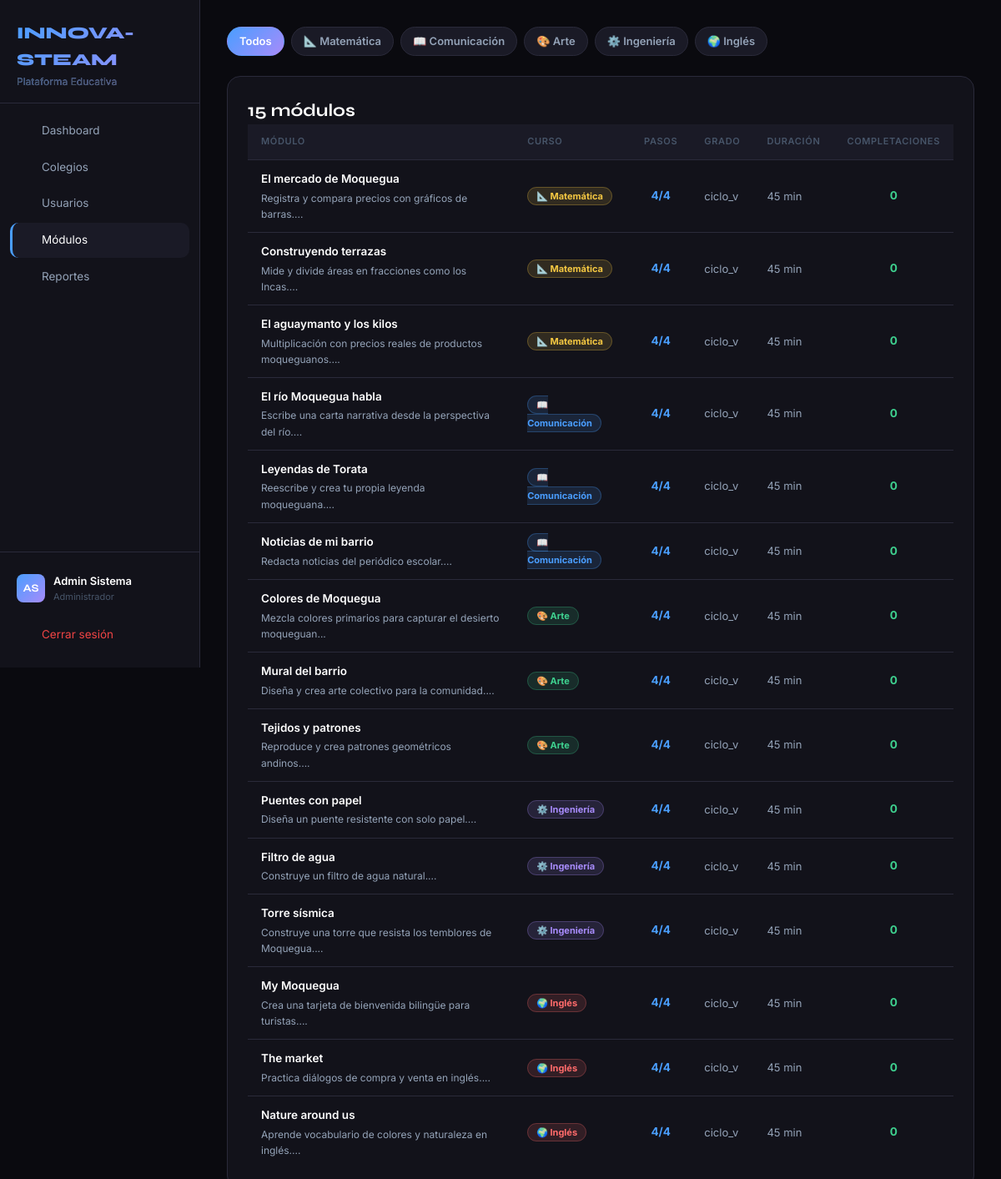
/admin/modulos.php (signed in), run on an earlier commit of the app's database.
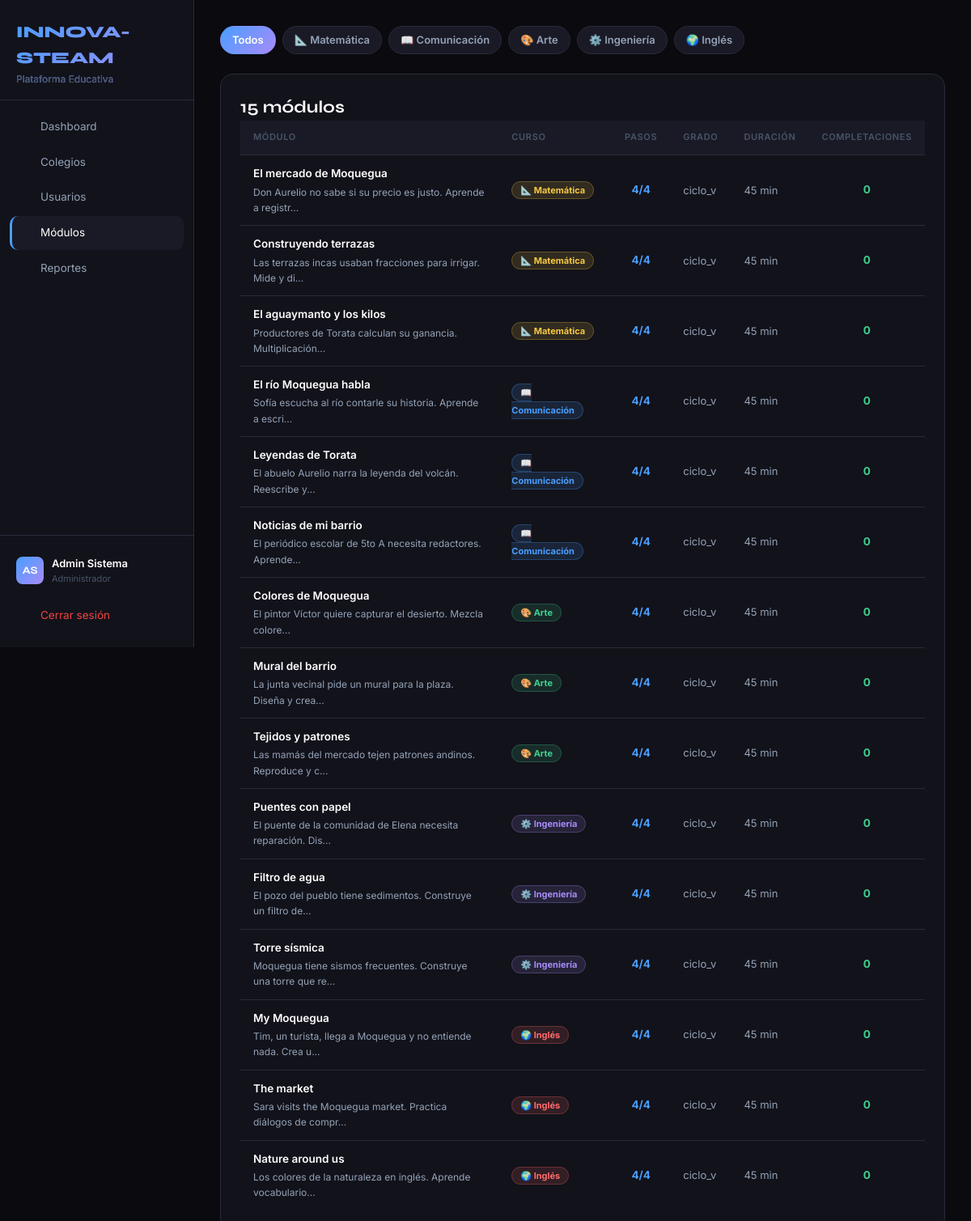
And on a later commit of the database.
### tables this page shows
CREATE TABLE cursos (
  id                  INT UNSIGNED AUTO_INCREMENT PRIMARY KEY,
  nombre              VARCHAR(100) NOT NULL,
  slug                VARCHAR(80)  NOT NULL UNIQUE,
  color_hex           VARCHAR(10),
  icono               VARCHAR(10),
  descripcion         TEXT,
  competencias_cneb   TEXT,
  activo              TINYINT(1)   NOT NULL DEFAULT 1
);

CREATE TABLE modulos (
  id                  INT UNSIGNED AUTO_INCREMENT PRIMARY KEY,
  curso_id            INT UNSIGNED NOT NULL,
  titulo              VARCHAR(200) NOT NULL,
  descripcion         TEXT,
  grado_ciclo         ENUM('ciclo_v','ambos') NOT NULL DEFAULT 'ciclo_v',
  minutos_estimados   INT          NOT NULL DEFAULT 45,
  orden               INT          NOT NULL DEFAULT 0,
  activo              TINYINT(1)   NOT NULL DEFAULT 1,
  created_at          TIMESTAMP    NOT NULL DEFAULT CURRENT_TIMESTAMP,
  CONSTRAINT fk_modulos_curso FOREIGN KEY (curso_id) REFERENCES cursos(id) ON DELETE CASCADE
);

### includes/config.php (called while the page is built, shortened)
<?php
function currentUser(): array
{
    return $_SESSION['usuario'] ?? [];
}
function currentRole(): string
{
    return $_SESSION['rol'] ?? '';
}
function sanitize(string $val): string
{
    return htmlspecialchars(trim($val), ENT_QUOTES, 'UTF-8');
}

### admin/modulos.php (the view, shortened to what this page needs)
<?php
require_once '../includes/config.php';
$pdo = getDB();
$cursoId = (int)($_GET['curso'] ?? 0);
$cursos = $pdo->query("SELECT * FROM cursos WHERE activo=1 ORDER BY id")->fetchAll();
$where = $cursoId ? 'WHERE m.curso_id=?' : 'WHERE 1=1';
$params = $cursoId ? [$cursoId] : [];
$modulos = $pdo->prepare("
    SELECT m.*, c.nombre as curso_nombre, c.color_hex, c.icono,
           COUNT(DISTINCT mp.id) as pasos_count,
           COUNT(DISTINCT pe.id) as completaciones
    FROM modulos m
    JOIN cursos c ON c.id=m.curso_id
    LEFT JOIN modulo_pasos mp ON mp.modulo_id=m.id
    LEFT JOIN progreso_estudiante pe ON pe.modulo_id=m.id AND pe.completado=1
    $where
    GROUP BY m.id
    ORDER BY m.curso_id, m.orden
");
$modulos->execute($params);
$modulos = $modulos->fetchAll();
$activeNav = 'modulos';
require_once '../includes/header.php';
?>
<div class="page-content">
  <div style="display:flex; gap:8px; margin-bottom:24px; flex-wrap:wrap;">
    <a href="modulos.php" style="text-decoration:none;">
      <span style="display:inline-flex; align-items:center; padding:6px 14px; border-radius:20px; font-size:13px; font-weight:600; background:<?= !$cursoId?'linear-gradient(135deg,var(--blue),var(--purple))':'var(--bg-elevated)' ?>; color:<?= !$cursoId?'#fff':'var(--text-secondary)' ?>; border:1px solid <?= !$cursoId?'transparent':'var(--bg-border)' ?>;">
        Todos
      </span>
    </a>
    <?php foreach ($cursos as $c): ?>
    <a href="modulos.php?curso=<?= $c['id'] ?>" style="text-decoration:none;">
      <span style="display:inline-flex; align-items:center; gap:6px; padding:6px 14px; border-radius:20px; font-size:13px; font-weight:600; background:<?= $cursoId==$c['id']?$c['color_hex'].'33':'var(--bg-elevated)' ?>; color:<?= $cursoId==$c['id']?$c['color_hex']:'var(--text-secondary)' ?>; border:1px solid <?= $cursoId==$c['id']?$c['color_hex'].'55':'var(--bg-border)' ?>;">
        <?= $c['icono'] ?> <?= sanitize($c['nombre']) ?>
      </span>
    </a>
    <?php endforeach; ?>
  </div>
  <div class="card">
    <div class="card-header">
      <h2 class="card-title"><?= count($modulos) ?> módulos</h2>
    </div>
    <div class="table-wrapper">
      <table>
        <thead><tr><th>Módulo</th><th>Curso</th><th>Pasos</th><th>Grado</th><th>Duración</th><th>Completaciones</th></tr></thead>
        <tbody>
          <?php foreach ($modulos as $m): ?>
          <tr>
            <td>
              <div style="font-weight:600; color:var(--text-primary);"><?= sanitize($m['titulo']) ?></div>
              <div style="font-size:12px; color:var(--text-secondary); margin-top:2px;"><?= sanitize(substr($m['descripcion'] ?? '', 0, 60)) ?>...</div>
            </td>
            <td>
              <span style="background:<?= $m['color_hex'] ?>22; color:<?= $m['color_hex'] ?>; border:1px solid <?= $m['color_hex'] ?>44; padding:3px 10px; border-radius:20px; font-size:11px; font-weight:700;">
                <?= $m['icono'] ?> <?= sanitize($m['curso_nombre']) ?>
              </span>
            </td>
            <td style="color:var(--blue); font-weight:700; text-align:center;"><?= $m['pasos_count'] ?>/4</td>
            <td style="color:var(--text-secondary); font-size:13px;"><?= $m['grado_ciclo'] ?></td>
            <td style="color:var(--text-secondary); font-size:13px;"><?= $m['minutos_estimados'] ?> min</td>
            <td style="color:var(--green); font-weight:700; text-align:center;"><?= $m['completaciones'] ?></td>
          </tr>
          <?php endforeach; ?>
        </tbody>
      </table>
    </div>
  </div>
</div>
<?php require_once '../includes/footer.php'; ?>

### includes/header.php (shortened to what this page needs)
<?php
$user    = currentUser();
$rol     = currentRole();
$initials = strtoupper(substr($user['nombre'] ?? 'U', 0, 1) . substr($user['apellido'] ?? '', 0, 1));
$rolLabel = match ($rol) {
    'admin'         => 'Administrador',
    'admin_colegio' => 'Director',
    'docente'       => 'Docente',
    'practicante'   => 'Practicante',
    'estudiante'    => 'Estudiante',
    default         => $rol,
};
?>
<!DOCTYPE html>
<html lang="es">
<head>
  <link rel="stylesheet" href="<?= BASE_URL ?>/assets/css/stellar.css" />
</head>
<body>
<div class="layout">
  <aside class="sidebar" id="sidebar">
    <div class="sidebar-logo">
      <div class="nav-brand">
        INNOVA-STEAM
        <span>Plataforma Educativa</span>
      </div>
    </div>
    <nav class="sidebar-nav">
      <?php foreach ($navItems as $item): ?>
      <a href="<?= $item['href'] ?>"
         class="nav-item <?= $activeNav === $item['key'] ? 'active' : '' ?>">
        <i data-lucide="<?= $item['icon'] ?>" style="width:16px;height:16px;flex-shrink:0"></i>
        <?= $item['label'] ?>
      </a>
      <?php endforeach; ?>
    </nav>
    <div class="sidebar-footer">
      <div class="sidebar-user">
        <div class="user-avatar"><?= $initials ?></div>
        <div class="user-info">
          <div class="user-name"><?= sanitize(($user['nombre'] ?? '') . ' ' . ($user['apellido'] ?? '')) ?></div>
          <div class="user-role"><?= $rolLabel ?></div>
        </div>
      </div>
      <a href="<?= BASE_URL ?>/logout.php" class="nav-item mt-8" style="color:var(--danger)">
        <i data-lucide="log-out" style="width:16px;height:16px"></i>
        Cerrar sesión
      </a>
    </div>
  </aside>
  <div class="main-content">

### includes/footer.php (shortened to what this page needs)
  </div>
</div>
</body>
</html>

### assets/css/stellar.css (style rules this page uses)
:root { --bg-primary: #0a0a0f; --bg-surface: #12121a; --bg-elevated: #1a1a26; --bg-border: #2a2a3a; --gold: #f5c842; --blue: #4a9eff; --green: #3ecf8e; --purple: #a78bfa; --coral: #ff6b6b; --text-primary: #ffffff; --text-secondary:#94a3b8; --text-muted: #475569; --success: #22c55e; --warning: #f59e0b; --danger: #ef4444; --info: #3b82f6; --sidebar-w: 240px; }
*, *::before, *::after { box-sizing: border-box; margin: 0; padding: 0; }
html { scroll-behavior: smooth; }
body { background: var(--bg-primary); color: var(--text-primary); font-family: 'Inter', system-ui, sans-serif; font-size: 14px; line-height: 1.6; min-height: 100vh; }
h1, h2, h3, h4, h5, h6, .stat-value, .badge, .logo, .nav-brand { font-family: 'Syne', sans-serif; }
a { color: inherit; text-decoration: none; }
.layout { display: flex; min-height: 100vh; }
.main-content { flex: 1; margin-left: var(--sidebar-w); padding: 32px; min-height: 100vh; }
.sidebar { width: var(--sidebar-w); min-height: 100vh; background: var(--bg-surface); border-right: 1px solid var(--bg-border); position: fixed; top: 0; left: 0; display: flex; flex-direction: column; z-index: 100; transition: transform .3s; }
.sidebar-logo { padding: 24px 20px 16px; border-bottom: 1px solid var(--bg-border); }
.nav-brand { font-size: 20px; font-weight: 800; background: linear-gradient(135deg, var(--blue), var(--purple)); -webkit-background-clip: text; -webkit-text-fill-color: transparent; background-clip: text; }
.nav-brand span { font-size: 12px; display: block; color: var(--text-muted); font-family: 'Inter', sans-serif; font-weight: 400; -webkit-text-fill-color: var(--text-muted); }
.sidebar-nav { padding: 12px 12px; flex: 1; overflow-y: auto; }
.nav-item { display: flex; align-items: center; gap: 10px; padding: 10px 12px; border-radius: 10px; color: var(--text-secondary); font-size: 13.5px; transition: all .15s; margin-bottom: 2px; cursor: pointer; }
.nav-item.active { background: var(--bg-elevated); color: var(--text-primary); border-left: 3px solid var(--blue); padding-left: 9px; }
.nav-item i { flex-shrink: 0; }
.sidebar-footer { padding: 16px 12px; border-top: 1px solid var(--bg-border); }
.sidebar-user { display: flex; align-items: center; gap: 10px; padding: 8px; border-radius: 10px; cursor: pointer; transition: background .15s; }
.user-avatar { width: 34px; height: 34px; border-radius: 8px; background: linear-gradient(135deg, var(--blue), var(--purple)); display: flex; align-items: center; justify-content: center; font-family: 'Syne', sans-serif; font-weight: 700; font-size: 13px; flex-shrink: 0; }
.user-info { flex: 1; min-width: 0; }
.user-name { font-weight: 600; font-size: 13px; white-space: nowrap; overflow: hidden; text-overflow: ellipsis; }
.user-role { font-size: 11px; color: var(--text-muted); text-transform: capitalize; }
.card { background: var(--bg-surface); border: 1px solid var(--bg-border); border-radius: 16px; padding: 24px; }
table { width: 100%; border-collapse: collapse; }
thead th { background: var(--bg-elevated); padding: 12px 16px; text-align: left; font-size: 11px; font-weight: 600; letter-spacing: .06em; text-transform: uppercase; color: var(--text-muted); border-bottom: 1px solid var(--bg-border); }
tbody td { padding: 12px 16px; border-bottom: 1px solid var(--bg-border); font-size: 13.5px; }
tbody tr:last-child td { border-bottom: none; }
.mt-8 { margin-top: 8px; }

What changed in the data, as far as the page shows it:
changed modulos "El mercado de Moquegua": descripcion "Registra y compara precios con gráficos de barras." → "Don Aurelio no sabe si su precio es justo. Aprende a registr"
changed modulos "Construyendo terrazas": descripcion "Mide y divide áreas en fracciones como los Incas." → "Las terrazas incas usaban fracciones para irrigar. Mide y di"
changed modulos "El aguaymanto y los kilos": descripcion "Multiplicación con precios reales de productos moqueguanos." → "Productores de Torata calculan su ganancia. Multiplicación"
changed modulos "El río Moquegua habla": descripcion "Escribe una carta narrativa desde la perspectiva del río." → "Sofía escucha al río contarle su historia. Aprende a escri"
changed modulos "Leyendas de Torata": descripcion "Reescribe y crea tu propia leyenda moqueguana." → "El abuelo Aurelio narra la leyenda del volcán. Reescribe y"
changed modulos "Noticias de mi barrio": descripcion "Redacta noticias del periódico escolar." → "El periódico escolar de 5to A necesita redactores. Aprende"
changed modulos "Colores de Moquegua": descripcion "Mezcla colores primarios para capturar el desierto moqueguan" → "El pintor Víctor quiere capturar el desierto. Mezcla colore"
changed modulos "Mural del barrio": descripcion "Diseña y crea arte colectivo para la comunidad." → "La junta vecinal pide un mural para la plaza. Diseña y crea"
changed modulos "Tejidos y patrones": descripcion "Reproduce y crea patrones geométricos andinos." → "Las mamás del mercado tejen patrones andinos. Reproduce y c"
changed modulos "Puentes con papel": descripcion "Diseña un puente resistente con solo papel." → "El puente de la comunidad de Elena necesita reparación. Dis"
changed modulos "Filtro de agua": descripcion "Construye un filtro de agua natural." → "El pozo del pueblo tiene sedimentos. Construye un filtro de"
changed modulos "Torre sísmica": descripcion "Construye una torre que resista los temblores de Moquegua." → "Moquegua tiene sismos frecuentes. Construye una torre que re"
changed modulos "My Moquegua": descripcion "Crea una tarjeta de bienvenida bilingüe para turistas." → "Tim, un turista, llega a Moquegua y no entiende nada. Crea u"
changed modulos "The market": descripcion "Practica diálogos de compra y venta en inglés." → "Sara visits the Moquegua market. Practica diálogos de compr"
changed modulos "Nature around us": descripcion "Aprende vocabulario de colores y naturaleza en inglés." → "Los colores de la naturaleza en inglés. Aprende vocabulario"
